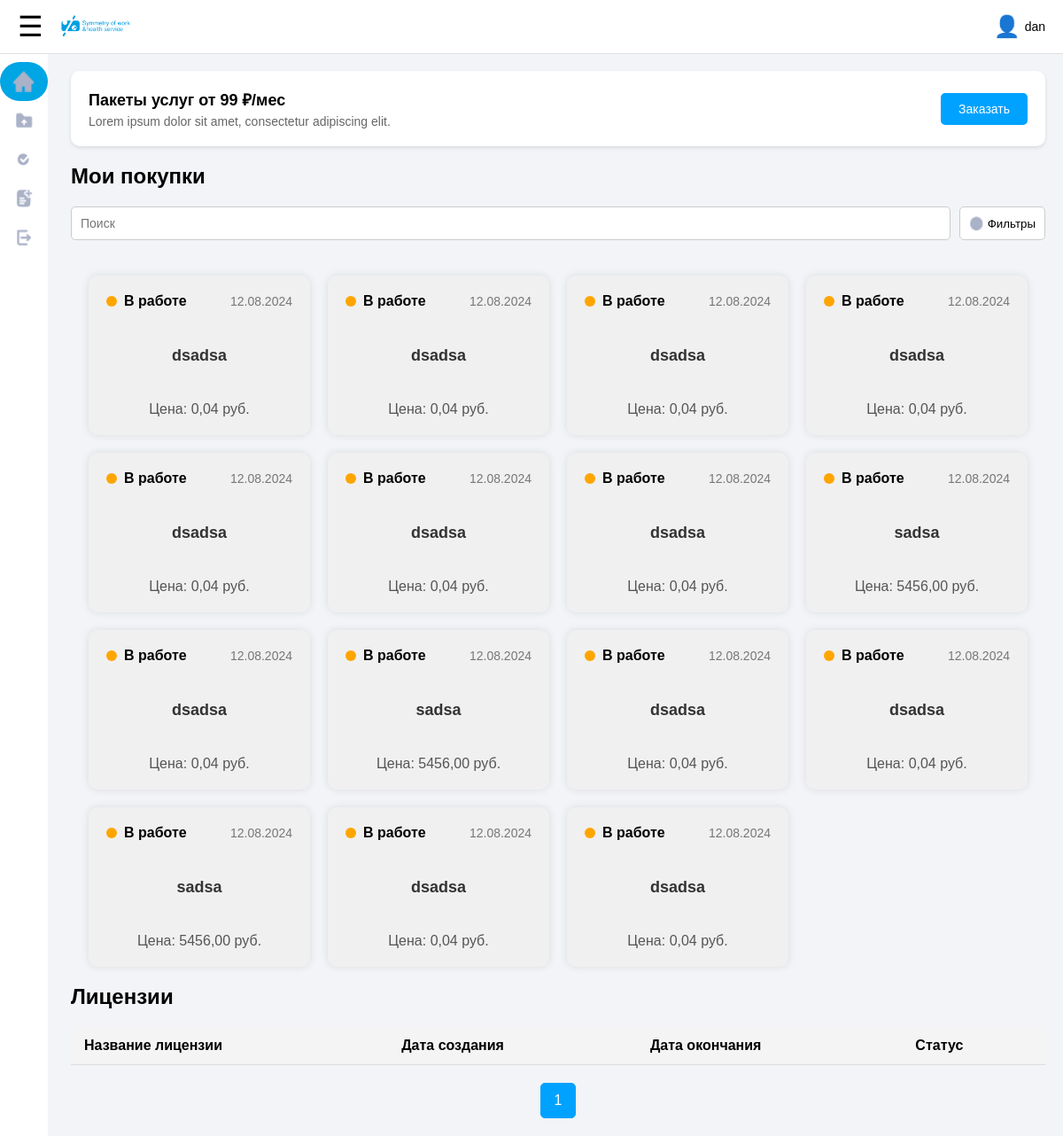
The page /profille/glav/ (signed in) on the database as committed earlier.
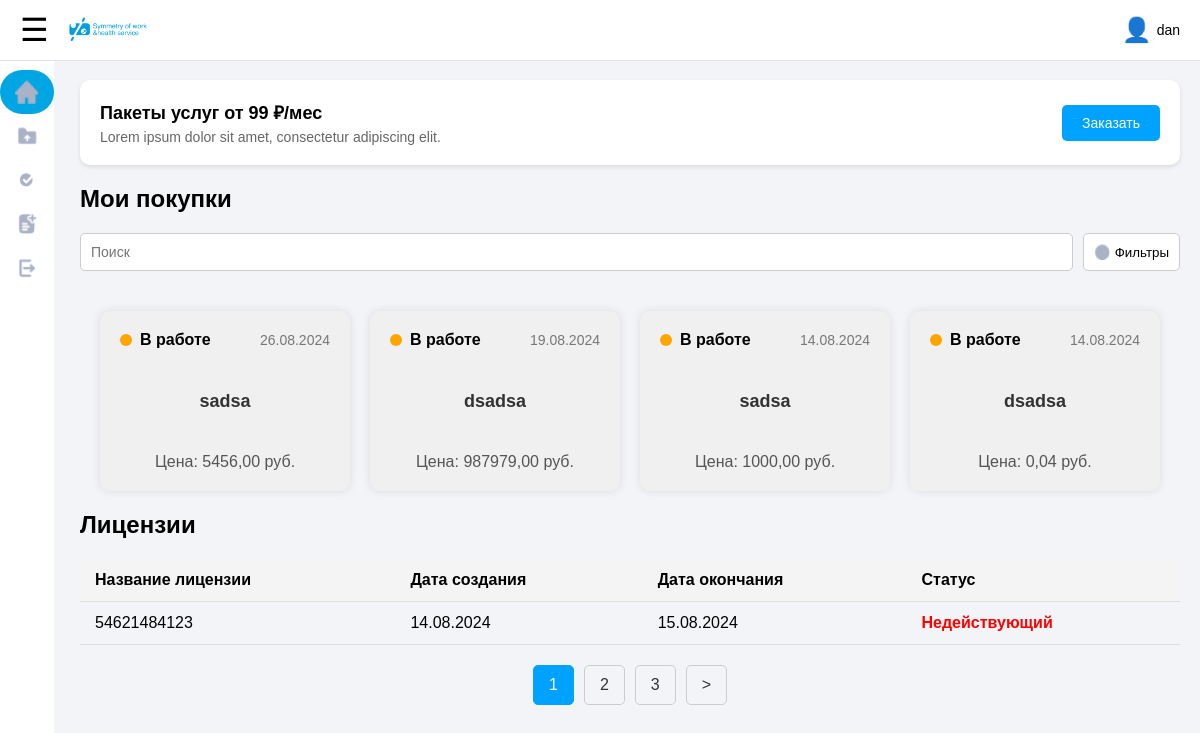
The same page on the database as committed later.
### profille/models.py (models this page shows, shortened)
class Purchase(models.Model):
    STATUS_CHOICES = [
        ('completed', 'Выполнен'),
        ('in_progress', 'В работе'),
        ('cancelled', 'Отменен'),
    ]
    user = models.ForeignKey(User, on_delete=models.CASCADE, verbose_name='Пользователь')
    product = models.ForeignKey('Product', on_delete=models.CASCADE, verbose_name='Продукт')
    purchase_date = models.DateField(verbose_name='Дата покупки')
    amount = models.DecimalField(max_digits=10, decimal_places=2, verbose_name='Сумма')
    status = models.CharField(
        max_length=20,
        choices=STATUS_CHOICES,
        default='in_progress',  # По умолчанию статус "В работе"
        verbose_name='Статус'
    )
    created_at = models.DateTimeField(auto_now_add=True, verbose_name='Создано')
    updated_at = models.DateTimeField(auto_now=True, verbose_name='Обновлено')
    class Meta:
        verbose_name = 'Покупка'
        verbose_name_plural = 'Покупки'

class Product(models.Model):
    name = models.CharField(max_length=255, verbose_name='Название')
    description = models.TextField(verbose_name='Описание')
    price = models.DecimalField(max_digits=10, decimal_places=2, verbose_name='Цена')
    photo = models.ImageField(upload_to='product_photos/', verbose_name='Фотография', null=True, blank=True)
    created_at = models.DateTimeField(auto_now_add=True, verbose_name='Создано')
    updated_at = models.DateTimeField(auto_now=True, verbose_name='Обновлено')
    class Meta:
        verbose_name = 'Продукт'
        verbose_name_plural = 'Продукты'

class License(models.Model):
    user = models.ForeignKey(User, on_delete=models.CASCADE, verbose_name='Пользователь')
    license_key = models.CharField(max_length=255, verbose_name='Ключ лицензии')
    issue_date = models.DateField(verbose_name='Дата выдачи')
    expiration_date = models.DateField(verbose_name='Дата окончания')
    created_at = models.DateTimeField(auto_now_add=True, verbose_name='Создано')
    updated_at = models.DateTimeField(auto_now=True, verbose_name='Обновлено')
    class Meta:
        verbose_name = 'Лицензия'
        verbose_name_plural = 'Лицензии'

### profille/views.py (the view)
# urls.py: path('glav/', views.glav, name='glav'),
@login_required
def glav(request):
    user_purchases = Purchase.objects.filter(user=request.user).order_by('-purchase_date')
    licenses_list = License.objects.filter(user=request.user).order_by('-issue_date')
    paginator = Paginator(licenses_list, 1)  # Показываем 5 лицензий на странице
    page_number = request.GET.get('page')
    licenses = paginator.get_page(page_number)
    today = timezone.now().date()
    context = {
        'purchases': user_purchases,
        'licenses': licenses,
        'today': today,
    }
    return render(request, 'glav.html', context)

### profille/templates/glav.html (shortened to what this page needs)
{% extends "home.html" %}
{% load static %}
{% block content %}
    <div class="service-banner-1">
        <div class="service-text-1">
            <h3>Пакеты услуг от 99 ₽/мес</h3>
            <p>Lorem ipsum dolor sit amet, consectetur adipiscing elit.</p>
        </div>
        <button class="order-button-1">Заказать</button>
    </div>
    <h2>Мои покупки</h2>
    <div class="search-filter-1">
        <input type="text" placeholder="Поиск" class="search-bar-1">
        <button class="filter-button-1">
            <img src="{% static 'icon/Ellipse.png' %}" alt="Filter">
            <span>Фильтры</span>
        </button>
    </div>
    <div class="product-grid-1 purchases-container">
    {% if purchases %}
        {% for purchase in purchases %}
            <div class="product-card-1">
                <div class="product-header-1">
                    <div class="product-status-1">
                        {% if purchase.status == 'completed' %}
                            <span class="status-dot green"></span> {{ purchase.get_status_display }}
                        {% elif purchase.status == 'cancelled' %}
                            <span class="status-dot red"></span> {{ purchase.get_status_display }}
                        {% else %}
                            <span class="status-dot yellow"></span> В работе
                        {% endif %}
                    </div>
                    <div class="product-date-1">{{ purchase.purchase_date|date:"d.m.Y" }}</div>
                </div>
                <div class="product-info-1">
                    <p>{{ purchase.product.name }}</p>
                </div>
                <div class="product-price-1">
                    <p>Цена: {{ purchase.amount }} руб.</p>
                </div>
            </div>
        {% endfor %}
    {% else %}
        <div>У вас пока нет покупок.</div>
    {% endif %}
</div>
    <h2>Лицензии</h2>
    <div class="table-container-1">
    <table class="table-1">
        <thead>
            <tr>
                <th>Название лицензии</th>
                <th>Дата создания</th>
                <th>Дата окончания</th>
                <th>Статус</th>
            </tr>
        </thead>
        <tbody>
            {% for license in licenses %}
            <tr>
                <td> {{ license.license_key }}</td>
                <td>{{ license.issue_date|date:"d.m.Y" }}</td>
                <td>{{ license.expiration_date|date:"d.m.Y" }}</td>
                <td class="{% if license.expiration_date >= today %}status-active-1{% else %}status-inactive-1{% endif %}">
                    {% if license.expiration_date >= today %}Действующий{% else %}Недействующий{% endif %}
                </td>
            </tr>
            {% endfor %}
        </tbody>
    </table>
</div>
<div class="pagination-1">
    {% for num in licenses.paginator.page_range %}
        {% if licenses.number == num %}
            <a href="?page={{ num }}" class="page-1 active-1">{{ num }}</a>
        {% else %}
            <a href="?page={{ num }}" class="page-1">{{ num }}</a>
        {% endif %}
    {% endfor %}
    {% if licenses.has_next %}
        <a href="?page={{ licenses.next_page_number }}" class="next-page-1">></a>
    {% endif %}
</div>
{% endblock %}

Rows that differ between the two databases and show on the page:
removed Purchase: status "in_progress" (drawn), purchase_date "12.08.2024", product.name "dsadsa", amount "0,04"
removed Purchase: status "in_progress" (drawn), purchase_date "12.08.2024", product.name "dsadsa", amount "0,04"
removed Purchase: status "in_progress" (drawn), purchase_date "12.08.2024", product.name "dsadsa", amount "0,04"
removed Purchase: status "in_progress" (drawn), purchase_date "12.08.2024", product.name "dsadsa", amount "0,04"
removed Purchase: status "in_progress" (drawn), purchase_date "12.08.2024", product.name "dsadsa", amount "0,04"
removed Purchase: status "in_progress" (drawn), purchase_date "12.08.2024", product.name "dsadsa", amount "0,04"
removed Purchase: status "in_progress" (drawn), purchase_date "12.08.2024", product.name "dsadsa", amount "0,04"
removed Purchase: status "in_progress" (drawn), purchase_date "12.08.2024", product.name "sadsa", amount "5456,00"
removed Purchase: status "in_progress" (drawn), purchase_date "12.08.2024", product.name "dsadsa", amount "0,04"
removed Purchase: status "in_progress" (drawn), purchase_date "12.08.2024", product.name "sadsa", amount "5456,00"
removed Purchase: status "in_progress" (drawn), purchase_date "12.08.2024", product.name "dsadsa", amount "0,04"
removed Purchase: status "in_progress" (drawn), purchase_date "12.08.2024", product.name "dsadsa", amount "0,04"
removed Purchase: status "in_progress" (drawn), purchase_date "12.08.2024", product.name "sadsa", amount "5456,00"
removed Purchase: status "in_progress" (drawn), purchase_date "12.08.2024", product.name "dsadsa", amount "0,04"
removed Purchase: status "in_progress" (drawn), purchase_date "12.08.2024", product.name "dsadsa", amount "0,04"
added Purchase: status "in_progress" (drawn), purchase_date "26.08.2024", product.name "sadsa", amount "5456,00"
added Purchase: status "in_progress" (drawn), purchase_date "19.08.2024", product.name "dsadsa", amount "987979,00"
added Purchase: status "in_progress" (drawn), purchase_date "14.08.2024", product.name "sadsa", amount "1000,00"
added Purchase: status "in_progress" (drawn), purchase_date "14.08.2024", product.name "dsadsa", amount "0,04"
added License: license_key "54621484123", issue_date "14.08.2024", expiration_date "15.08.2024", shows "Недействующий"
Other text that changed with them:
new list line: "2"
new list line: "3"
